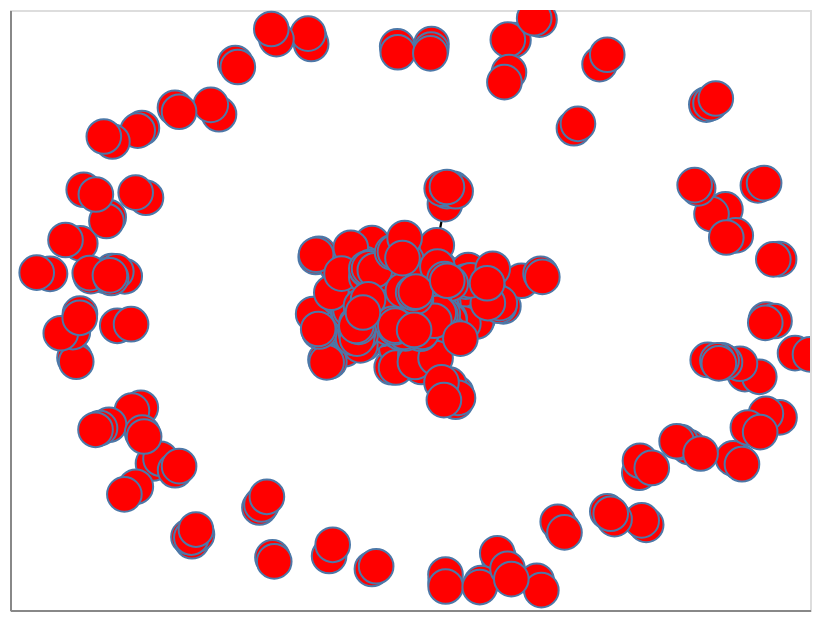

The code cell stored with this chart in its notebook:
### Code cell
top = list(edges.values())
top.sort(reverse = True)
top_25 = top[0:25]
top_25_nodes = []

for nodes, value in edges.items():
    if value in top_25:
        top_25_nodes.append(nodes[0])
        top_25_nodes.append(nodes[1])

top_25_nodes = list(np.unique(np.array(top_25_nodes)))

viz = nxa.draw_networkx(
    G, 
    pos=pos,
    width='weight',
    edge_color='black',
    nodelist = top_25_nodes
    )
viz.interactive()

### Figure 1 — Vega-Lite specification as saved in the notebook (floating-point values rounded to 4 significant figures; data arrays with more than 128 entries replaced by an {"elided": "..."} marker saying what was removed)
{"config": {"view": {"continuousWidth": 400, "continuousHeight": 300}}, "layer": [{"data": {"name": "data-f84828ba49e720db9584edd630921993"}, "mark": {"type": "line", "color": "black", "opacity": 1}, "encoding": {"detail": {"field": "edge", "type": "quantitative"}, "size": {"field": "weight", "legend": null, "type": "quantitative"}, "x": {"axis": {"grid": false, "labels": false, "ticks": false, "title": ""}, "field": "x", "type": "quantitative"}, "y": {"axis": {"grid": false, "labels": false, "ticks": false, "title": ""}, "field": "y", "type": "quantitative"}}, "selection": {"selector005": {"type": "interval", "bind": "scales", "encodings": ["x", "y"]}}}, {"data": {"name": "data-abb14a1defb800c4bb0cd368b02e898b"}, "mark": {"type": "point", "fill": "red", "opacity": 1, "size": 300, "strokeWidth": 1.0}, "encoding": {"x": {"axis": {"grid": false, "labels": false, "ticks": false}, "field": "x", "type": "quantitative"}, "y": {"axis": {"grid": false, "labels": false, "ticks": false}, "field": "y", "type": "quantitative"}}}], "$schema": "https://vega.github.io/schema/vega-lite/v4.17.0.json", "datasets": {"data-f84828ba49e720db9584edd630921993": {"elided": "1728 records"}, "data-abb14a1defb800c4bb0cd368b02e898b": {"elided": "566 records"}}}
